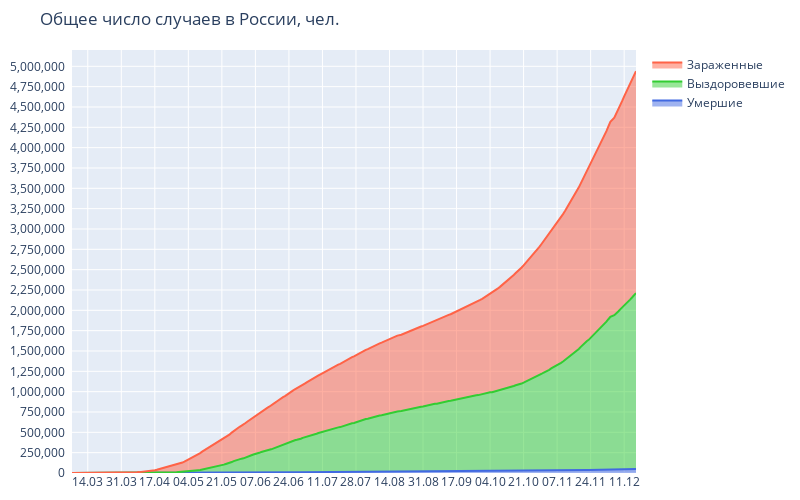

The code cell stored with this chart in its notebook:
### Code cell
fig = go.Figure()
fig.add_trace(go.Scatter(x=country_df["Date"], y=country_df["Total-Deaths"],
                         name="Умершие", stackgroup="one",
                         line=dict(color="royalblue")))
fig.add_trace(go.Scatter(x=country_df["Date"], y=country_df["Total-Recovered"],
                         name="Выздоровевшие", stackgroup="one",
                         line=dict(color="limegreen")))
fig.add_trace(go.Scatter(x=country_df["Date"], y=country_df["Total-Confirmed"],
                         name="Зараженные", stackgroup="one",
                         line=dict(color="tomato")))
fig.update_layout(
    title_text="Общее число случаев в России, чел.",
    autosize=False,
    width=800,
    height=500,
    xaxis=dict(
        dtick=17*24*60*60*1000,
        tickformat="%d.%m"
    ),
    yaxis=dict(
        dtick = 250_000,
        tickformat=",",
        ticksuffix="  "
    ),
    margin=dict(t=50, b=10, l=10, r=10)
)

fig.write_image("plots/3deaths_recovered_active_russia.png")
fig.show()

### Figure 1 — Plotly figure (JSON) as saved in the notebook; plotly's stock layout.template omitted (floating-point values rounded to 4 significant figures; data arrays with more than 128 entries replaced by an {"elided": "..."} marker saying what was removed)
{"data": [{"line": {"color": "royalblue"}, "name": "Умершие", "stackgroup": "one", "type": "scatter", "x": {"elided": "282 str values"}, "y": {"elided": "282 int values"}}, {"line": {"color": "limegreen"}, "name": "Выздоровевшие", "stackgroup": "one", "type": "scatter", "x": {"elided": "282 str values"}, "y": {"elided": "282 int values"}}, {"line": {"color": "tomato"}, "name": "Зараженные", "stackgroup": "one", "type": "scatter", "x": {"elided": "282 str values"}, "y": {"elided": "282 int values"}}], "layout": {"autosize": false, "height": 500, "margin": {"b": 10, "l": 10, "r": 10, "t": 50}, "title": {"text": "Общее число случаев в России, чел."}, "width": 800, "xaxis": {"dtick": 1468800000, "tickformat": "%d.%m"}, "yaxis": {"dtick": 250000, "tickformat": ",", "ticksuffix": "  "}}}
